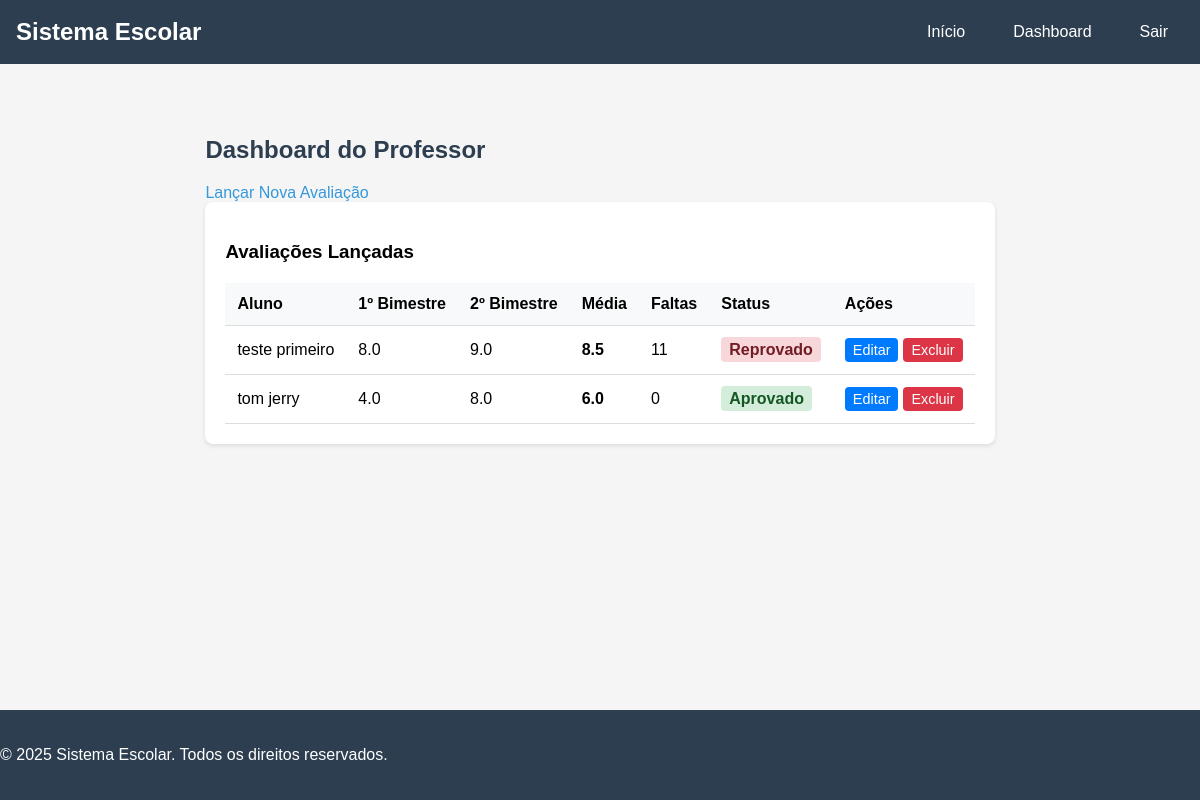
The app's page /dashboard/professor/ (signed in) with its own data.
### alunos/models.py (models this page shows, shortened)
class Avaliacao(models.Model):
    aluno = models.ForeignKey(Aluno, on_delete=models.CASCADE)
    professor = models.ForeignKey(Professor, on_delete=models.CASCADE)
    nota_b1 = models.FloatField()
    nota_b2 = models.FloatField()
    faltas = models.PositiveIntegerField(default=0)
    STATUS_CHOICES = [
        ('Aprovado', 'Aprovado'),
        ('Reprovado', 'Reprovado'),
    ]
    status = models.CharField(max_length=20, choices=STATUS_CHOICES, blank=True)
    def media(self):
        return round((self.nota_b1 + self.nota_b2) / 2, 2)

class Aluno(models.Model):
    user = models.OneToOneField(User, on_delete=models.CASCADE)
    matricula = models.CharField(max_length=20, unique=True)

### alunos/views.py (the view)
# urls.py: path('dashboard/professor/', views.dashboard_professor, name='dashboard_professor'),
@login_required
def dashboard_professor(request):
    try:
        professor = Professor.objects.get(user=request.user)
        avaliacoes = (Avaliacao.objects
                     .filter(professor=professor)
                     .select_related('aluno', 'aluno__user')
                     .order_by('aluno__user__first_name', 'aluno__user__last_name'))
        return render(request, 'alunos/dashboard_professor.html', {'avaliacoes': avaliacoes})
    except Professor.DoesNotExist:
        return redirect('home')

### alunos/templates/alunos/dashboard_professor.html (shortened to what this page needs)
{% extends 'base.html' %}
{% block content %}
<div class="dashboard-container">
    <h2>Dashboard do Professor</h2>
    <div class="dashboard-actions">
        <a href="{% url 'lancar_avaliacao' %}" class="btn-primary">Lançar Nova Avaliação</a>
    </div>
    <div class="avaliacoes-section">
        <h3>Avaliações Lançadas</h3>
        {% if avaliacoes %}
            <table class="table">
                <thead>
                    <tr>
                        <th>Aluno</th>
                        <th>1º Bimestre</th>
                        <th>2º Bimestre</th>
                        <th>Média</th>
                        <th>Faltas</th>
                        <th>Status</th>
                        <th>Ações</th>
                    </tr>
                </thead>
                <tbody>
                    {% for avaliacao in avaliacoes %}
                        <tr>
                            <td>{{ avaliacao.aluno.user.get_full_name }}</td>
                            <td>{{ avaliacao.nota_b1|default:"-" }}</td>
                            <td>{{ avaliacao.nota_b2|default:"-" }}</td>
                            <td><strong>{{ avaliacao.media|default:"-" }}</strong></td>
                            <td>{{ avaliacao.faltas|default:"0" }}</td>
                            <td>
                                <span class="status-badge {% if avaliacao.status == 'Aprovado' %}status-aprovado{% elif avaliacao.status == 'Reprovado' %}status-reprovado{% else %}status-pendente{% endif %}">
                                    {{ avaliacao.status|default:"Pendente" }}
                                </span>
                            </td>
                            <td class="action-buttons">
                                <a href="{% url 'editar_avaliacao' avaliacao.id %}" class="btn-edit">Editar</a>
                                <a href="{% url 'excluir_avaliacao' avaliacao.id %}" class="btn-delete">Excluir</a>
                            </td>
                        </tr>
                    {% endfor %}
                </tbody>
            </table>
        {% else %}
            <div class="alert alert-info">
                <p>Nenhuma avaliação registrada ainda.</p>
            </div>
        {% endif %}
    </div>
</div>
{% endblock %}

### alunos/static/css/style.css (style rules this page uses)
body { margin: 0; padding: 0; font-family: Arial, sans-serif; background-color: #f5f5f5; min-height: 100vh; display: flex; flex-direction: column; }
h1, h2 { color: #2c3e50; margin-bottom: 20px; }
table { width: 100%; border-collapse: collapse; margin-top: 20px; }
th, td { padding: 12px; text-align: left; border-bottom: 1px solid #ddd; }
th { background-color: #f8f9fa; font-weight: bold; }
a { color: #3498db; text-decoration: none; }
.dashboard-container { max-width: 1200px; margin: 0 auto; padding: 20px; }
.avaliacoes-section { background: #fff; padding: 20px; border-radius: 8px; box-shadow: 0 2px 4px rgba(0,0,0,0.1); }
.btn-edit { background-color: #3498db; color: white; padding: 5px 10px; border-radius: 4px; text-decoration: none; }
.btn-delete { background-color: #e74c3c; color: white; padding: 5px 10px; border-radius: 4px; text-decoration: none; }

### alunos/templates/alunos/dashboard_professor.html (style rules this page uses)
.status-badge { padding: 4px 8px; border-radius: 4px; font-weight: bold; }
.status-aprovado { background-color: #d4edda; color: #155724; }
.status-reprovado { background-color: #f8d7da; color: #721c24; }
.action-buttons { display: flex; gap: 5px; }
.btn-edit, .btn-delete { padding: 4px 8px; border-radius: 4px; text-decoration: none; font-size: 0.9em; }
.btn-edit { background-color: #007bff; color: white; }
.btn-delete { background-color: #dc3545; color: white; }

### records on screen
Avaliacao: aluno.user.get_full_name "teste primeiro", nota_b1 "8.0", nota_b2 "9.0", media "8.5", faltas "11", status "Reprovado"
Avaliacao: aluno.user.get_full_name "tom jerry", nota_b1 "4.0", nota_b2 "8.0", media "6.0", faltas "0", status "Aprovado"
